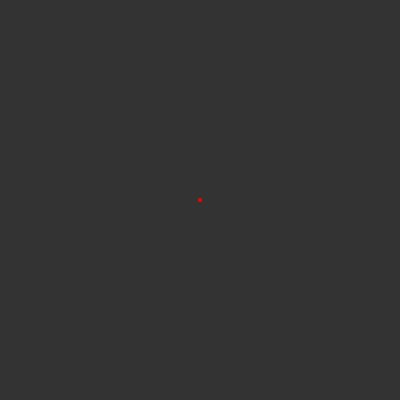
Frame 1 (no input)
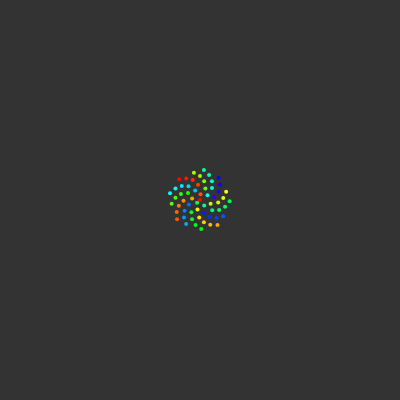
Frame 60 (no input)
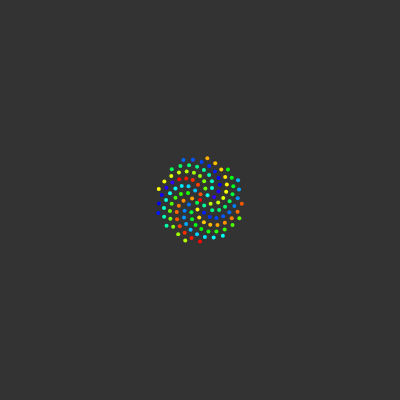
Frame 120 (the mouse pressed at the canvas centre since frame 60)

The p5.js sketch that drew these frames (run headless with seeded random() and noise() and a simulated clock; from frame 60 on, the mouse is pressed at the canvas centre):

// p5.js sketch
// ── sketch.js
let n = 0;
let c = 4;

let angles = [137.3, 137.5, 137.6];
let a = 137.5;

let colorBy = 0;

let angleDiv;
let colorDiv;

let angleSlider;
let colorSlider;

let buttonNew;

function setup() {
  createCanvas(400, 400);
  angleMode(DEGREES);
  background(51);
  colorMode(HSB);
  noStroke();

  angleDiv = createDiv("Angle: 137[.3|.5|.6]");
  angleDiv.position(10, height + 10);
  angleDiv.style('font-size', '16px');
  angleDiv.style('font-family','Ubuntu, sans-serif');
  angleDiv.style('color',color(51));

  angleSlider = createSlider(1, 3, 2, 1);
  angleSlider.position(10, height + 25);

  colorDiv = createDiv("Color by: [angle|size]");
  colorDiv.position(angleSlider.x + angleSlider.width + 10, height + 10);
  colorDiv.style('font-size', '16px');
  colorDiv.style('font-family','Ubuntu, sans-serif');
  colorDiv.style('color',color(51));

  colorSlider = createSlider(1, 2, 1, 1);
  colorSlider.position(angleSlider.x + angleSlider.width + 10, height + 25);

  buttonNew = createButton("NEW");
  buttonNew.position(10, angleSlider.y + angleSlider.height + 10);
  buttonNew.style('font-size', '16px');
  buttonNew.style('font-family','Ubuntu, sans-serif');
  buttonNew.style('color',color(51));
  buttonNew.mousePressed(newPhyllotaxis);
}

function draw() {
  let angle = n * a;
  let r = c * sqrt(n);

  let x = width/2 + r * cos(angle);
  let y = height/2 + r * sin(angle);

  if(colorBy === 0){
    fill(angle % 256, 255, 255);
  }else if(colorBy === 1){
    fill(n % 256, 255, 255);
  }
  ellipse(x, y, 4, 4);

  n++;
}

function newPhyllotaxis() {
  background(51);
  n = 0;
  a = angles[angleSlider.value()-1];
  colorBy = colorSlider.value()-1;
}
